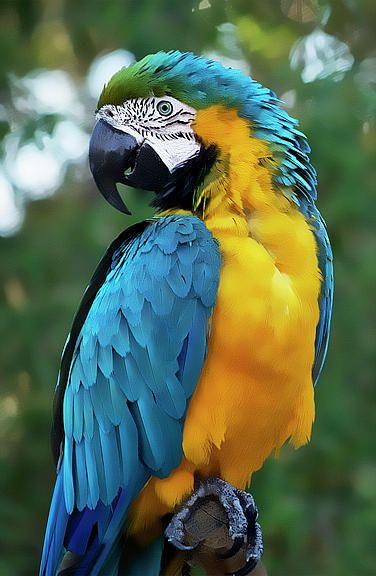
#> input picture Task/capture.jpg, 376 x 576 px
$ python gsconvert.py
#> lines starting #> are read from the running program, lines starting #| are printed output that depends on the picture
import cv2
import sys
import os

filename = "capture.jpg"
image = cv2.imread(filename)
#> image is the input picture: shape (576, 376, 3); mean B, G, R 82.1, 108.5, 88
image = cv2.cvtColor(image, cv2.COLOR_RGB2GRAY)
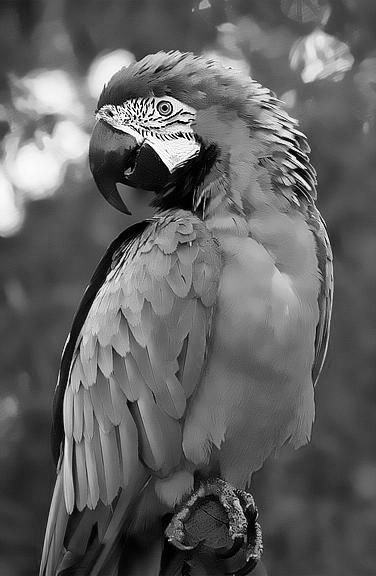
#> image: shape (576, 376); min 0, max 255, mean 98.3
cv2.imwrite("grey.jpg", image)
